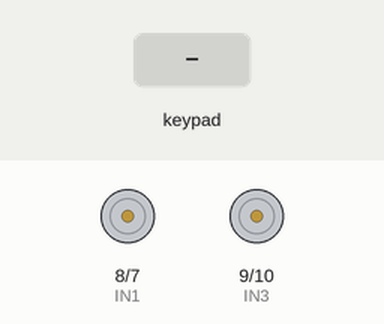
Simulated run of this sketch. Board: Arduino Uno, built with avr-gcc and run on an emulated ATmega328P. On the bench: motor-driver pin pairs drawn as motors (green arrow = first pin HIGH = forward, orange = second pin HIGH = backward, longer = more drive). Inputs (shaded band) come from the test bench. What the sketch prints to the serial monitor is not drawn.

Above: at 1.2 s.
1.3 s: key 'U' pressed
At 1.5 s:
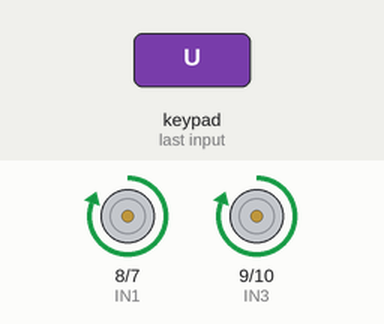
3.2 s: key 'D' pressed
At 3.4 s:
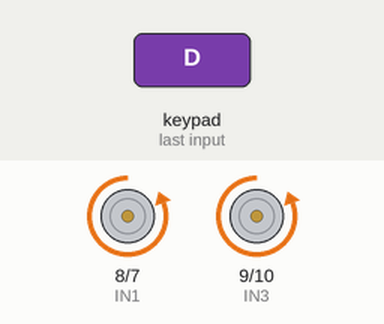
5.1 s: key 'L' pressed
At 5.3 s:
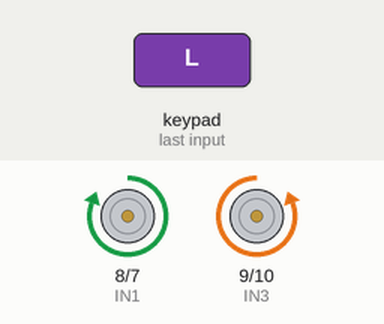
7.0 s: key 'R' pressed
At 7.2 s:
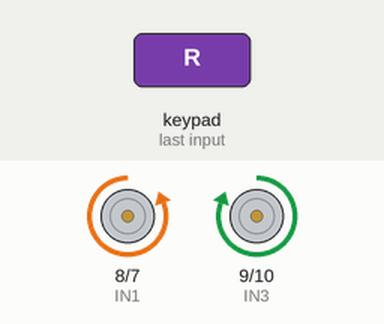
Timing chart, 0 to 9.9 s (numbered marks = the images above; inputs shaded):
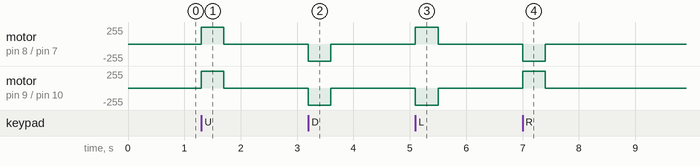

The sketch:

robo-jogador-futebol.ino
```cpp
#define CUSTOM_SETTINGS
#define INCLUDE_GAMEPAD_MODULE
#include <Dabble.h>

// Pinos da Ponte H L298N (mantendo as correções físicas já validadas)
const int IN1 = 8;   // Motor Esquerdo Frente
const int IN2 = 7;   // Motor Esquerdo Trás
const int IN3 = 9;   // Motor Direito Frente
const int IN4 = 10;  // Motor Direito Trás

void pararMotores() {
  digitalWrite(IN1, LOW);
  digitalWrite(IN2, LOW);
  digitalWrite(IN3, LOW);
  digitalWrite(IN4, LOW);
}

void moverFrente() {
  digitalWrite(IN1, HIGH);
  digitalWrite(IN2, LOW);
  digitalWrite(IN3, HIGH);
  digitalWrite(IN4, LOW);
}

void moverRe() {
  digitalWrite(IN1, LOW);
  digitalWrite(IN2, HIGH);
  digitalWrite(IN3, LOW);
  digitalWrite(IN4, HIGH);
}

// Lógica de Giro validada para o robô virar à esquerda
void girarEsquerda() {
  digitalWrite(IN1, HIGH);
  digitalWrite(IN2, LOW);
  digitalWrite(IN3, LOW);
  digitalWrite(IN4, HIGH);
}

// Lógica de Giro validada para o robô virar à direita
void girarDireita() {
  digitalWrite(IN1, LOW);
  digitalWrite(IN2, HIGH);
  digitalWrite(IN3, HIGH);
  digitalWrite(IN4, LOW);
}

void setup() {
  Serial.begin(9600);

  // Inicializa o Dabble no BT05 nos pinos D2 (RX) e D3 (TX) a 9600 baud
  Dabble.begin(9600, 2, 3);

  pinMode(IN1, OUTPUT);
  pinMode(IN2, OUTPUT);
  pinMode(IN3, OUTPUT);
  pinMode(IN4, OUTPUT);

  pararMotores();

  Serial.println(F("========================================"));
  Serial.println(F(" Robô de Futebol - Pronto no Dabble"));
  Serial.println(F(" Use o Gamepad (Digital Mode) no App"));
  Serial.println(F("========================================"));
}

void loop() {
  // Processa os pacotes recebidos do app Dabble
  Dabble.processInput();

  // Modo contínuo: mantém o movimento enquanto o botão for pressionado
  if (GamePad.isUpPressed()) {
    moverFrente();
  }
  else if (GamePad.isDownPressed()) {
    moverRe();
  }
  else if (GamePad.isLeftPressed()) {
    girarEsquerda();
  }
  else if (GamePad.isRightPressed()) {
    girarDireita();
  }
  else {
    // Para imediatamente assim que você solta o botão no app
    pararMotores();
  }
}
```

Measured:
- after the input at 1.3 s, motor on pin 8 (IN1) / pin 7 (IN2), motor on pin 9 (IN3) / pin 10 (IN4): stopped → forward 255/255 at once, → stopped 0.40 s later
- after the input at 3.2 s, motor on pin 8 (IN1) / pin 7 (IN2), motor on pin 9 (IN3) / pin 10 (IN4): stopped → backward 255/255 at once, → stopped 0.40 s later
- after the input at 5.1 s, motor on pin 8 (IN1) / pin 7 (IN2): stopped → forward 255/255 at once, → stopped 0.40 s later; motor on pin 9 (IN3) / pin 10 (IN4): stopped → backward 255/255 at once, → stopped 0.40 s later
- after the input at 7.0 s, motor on pin 8 (IN1) / pin 7 (IN2): stopped → backward 255/255 at once, → stopped 0.40 s later; motor on pin 9 (IN3) / pin 10 (IN4): stopped → forward 255/255 at once, → stopped 0.40 s later
